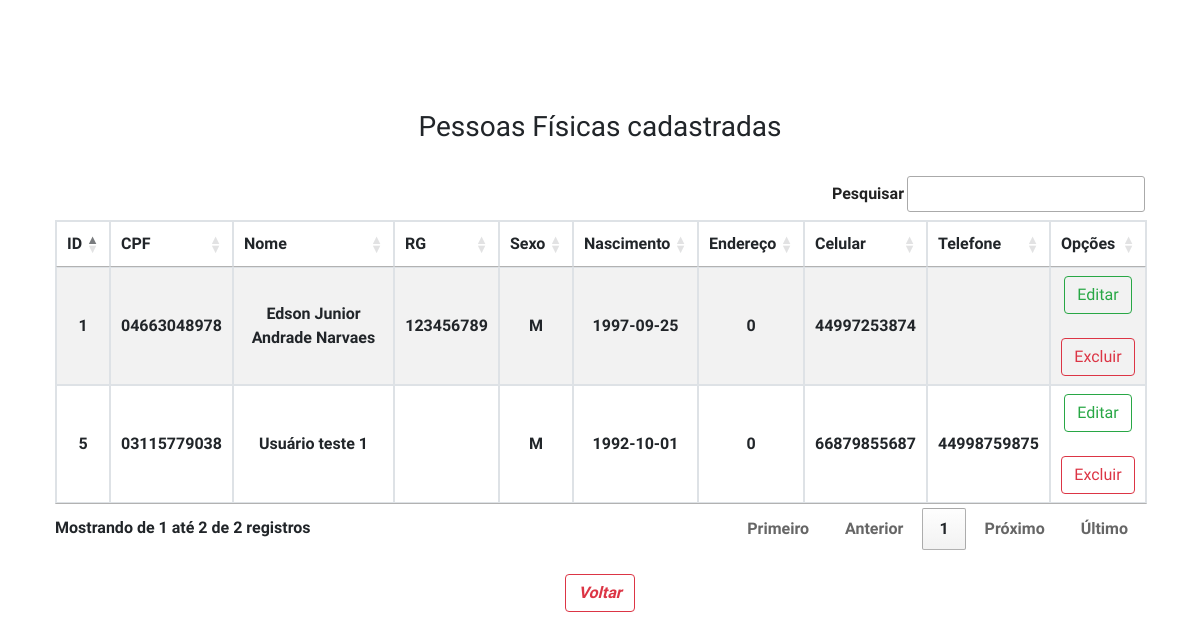
Page /home.php?op=list&pg=fisica on the committed database.
### tables this page shows
CREATE TABLE `pessoa_fisica` (
  `id_pessoa` int(11) NOT NULL,
  `cpf` varchar(14) NOT NULL,
  `nome` varchar(100) NOT NULL,
  `rg` varchar(15) NOT NULL,
  `sexo` char(2) NOT NULL,
  `dt_nascimento` date NOT NULL,
  `endereco` varchar(80) NOT NULL,
  `telefone` varchar(12) NOT NULL,
  `celular` varchar(14) NOT NULL
);

### list/fisica.php (the view, shortened to what this page needs)
<div class="container" id="listagem">
	<table class="table-bordered table-striped" id="tb">
		<h3>Pessoas Físicas cadastradas</h3>
		<br>
		<thead id="k">
			<tr>
				<td> ID  		</td>
				<td> CPF 		</td>
				<td> Nome 		</td>
				<td> RG 	    </td>
				<td> Sexo       </td>
				<td> Nascimento </td>
				<td> Endereço   </td>
				<td> Celular    </td>
				<td> Telefone   </td>
				<td> Opções     </td>
			</tr>
		</thead>
		<?php
			include "conn/conn.php";
			$sql = "SELECT * FROM pessoa_fisica
					ORDER BY nome";
			$consulta = $conn->prepare($sql);
			$consulta->execute();
			while ( $dados = $consulta->fetch(PDO::FETCH_OBJ))
			{
				$id_pessoa     = $dados->id_pessoa;
				$cpf 	       = $dados->cpf;
				$nome          = $dados->nome;
				$rg            = $dados->rg;
				$sexo          = $dados->sexo;
				$dt_nascimento = $dados->dt_nascimento;
				$endereco      = $dados->endereco;
				$celular       = $dados->celular;
				$telefone      = $dados->telefone;
				echo "<tr>
						<td>$id_pessoa    </td>
						<td>$cpf		  </td>
						<td>$nome         </td>
						<td>$rg           </td>
						<td>$sexo         </td>
						<td>$dt_nascimento</td>
						<td>$endereco     </td>
						<td>$celular      </td>
						<td>$telefone     </td>
						<td>
							<a href='home.php?op=add&pg=fisica&id_pessoa=$id_pessoa' class='btn btn-outline-success'>
							Editar
							</a><br><br>
							<a href=\"javascript:excluir($id_pessoa,'$nome')\" class='btn btn-outline-danger'>
							Excluir
							</a>
						</td>
					</tr>";
			}
        ?>
	</table>
	<br>
	<a href="home.php" class="btn btn-outline-danger"><i class="fa fa-chevron-left"> Voltar</a>
</div>

### home.php (shortened to what this page needs)
<!DOCTYPE html>
<html>
<head>
    <link rel='stylesheet' type='text/css' media='screen' href='css/style.css'>
    <link rel='stylesheet' type='text/css' href='css/bootstrap.css'>
    <link rel="stylesheet" href="https://cdn.datatables.net/1.10.19/css/jquery.dataTables.min.css">
</head>
<body>
<main class="container tela">
    <?php
        $op = $pg = "";
        if (isset($_GET["op"])) {
        $op = trim($_GET["op"]);
        }
        if (isset($_GET["pg"])) {
        $pg = trim($_GET["pg"]);
        }
        if (empty($pg)) {
        $pagina = "dashboard.php";
        } else {
        $pagina = $op . "/" . $pg . ".php";
        }
        if (file_exists($pagina)) {
        include $pagina;
        }
    ?>
  </main>
</body>
</html>

### css/style.css (style rules this page uses)
* { font-family: Manjari, Lato, Arial, Helvetica, sans-serif; font-size: 14; font-weight: bold; margin: auto; }
body { padding-top: 100px; padding-bottom: 30px; text-align: center; }
#listagem { padding: 10px; width: 100%; height: 100%; text-align: center; }
h3 { text-align: center; }

### rows in the picture
pessoa_fisica: id_pessoa "1", cpf "04663048978", nome "Edson Junior Andrade Narvaes", rg "123456789", sexo "M", dt_nascimento "1997-09-25", endereco "0", celular "44997253874"
pessoa_fisica: id_pessoa "5", cpf "03115779038", nome "Usuário teste 1", sexo "M", dt_nascimento "1992-10-01", endereco "0", celular "66879855687", telefone "44998759875"
